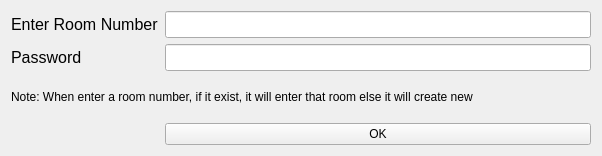
<?xml version="1.0" encoding="UTF-8"?>
<ui version="4.0">
 <class>Form</class>
 <widget class="QWidget" name="Form">
  <property name="geometry">
   <rect>
    <x>0</x>
    <y>0</y>
    <width>602</width>
    <height>156</height>
   </rect>
  </property>
  <property name="windowTitle">
   <string>Form</string>
  </property>
  <layout class="QGridLayout" name="gridLayout">
   <item row="0" column="1">
    <widget class="QLineEdit" name="lineEdit">
     <property name="font">
      <font>
       <pointsize>12</pointsize>
      </font>
     </property>
    </widget>
   </item>
   <item row="3" column="1">
    <widget class="QPushButton" name="ok">
     <property name="text">
      <string>OK</string>
     </property>
    </widget>
   </item>
   <item row="0" column="0">
    <widget class="QLabel" name="label">
     <property name="font">
      <font>
       <pointsize>12</pointsize>
      </font>
     </property>
     <property name="text">
      <string>Enter Room Number</string>
     </property>
    </widget>
   </item>
   <item row="2" column="0" colspan="2">
    <widget class="QLabel" name="label_2">
     <property name="text">
      <string>Note: When enter a room number, if it exist, it will enter that room else it will create new</string>
     </property>
    </widget>
   </item>
   <item row="1" column="0">
    <widget class="QLabel" name="label_3">
     <property name="font">
      <font>
       <pointsize>12</pointsize>
      </font>
     </property>
     <property name="text">
      <string>Password</string>
     </property>
    </widget>
   </item>
   <item row="1" column="1">
    <widget class="QLineEdit" name="passline">
     <property name="font">
      <font>
       <pointsize>12</pointsize>
      </font>
     </property>
    </widget>
   </item>
  </layout>
 </widget>
 <resources/>
 <connections/>
</ui>
